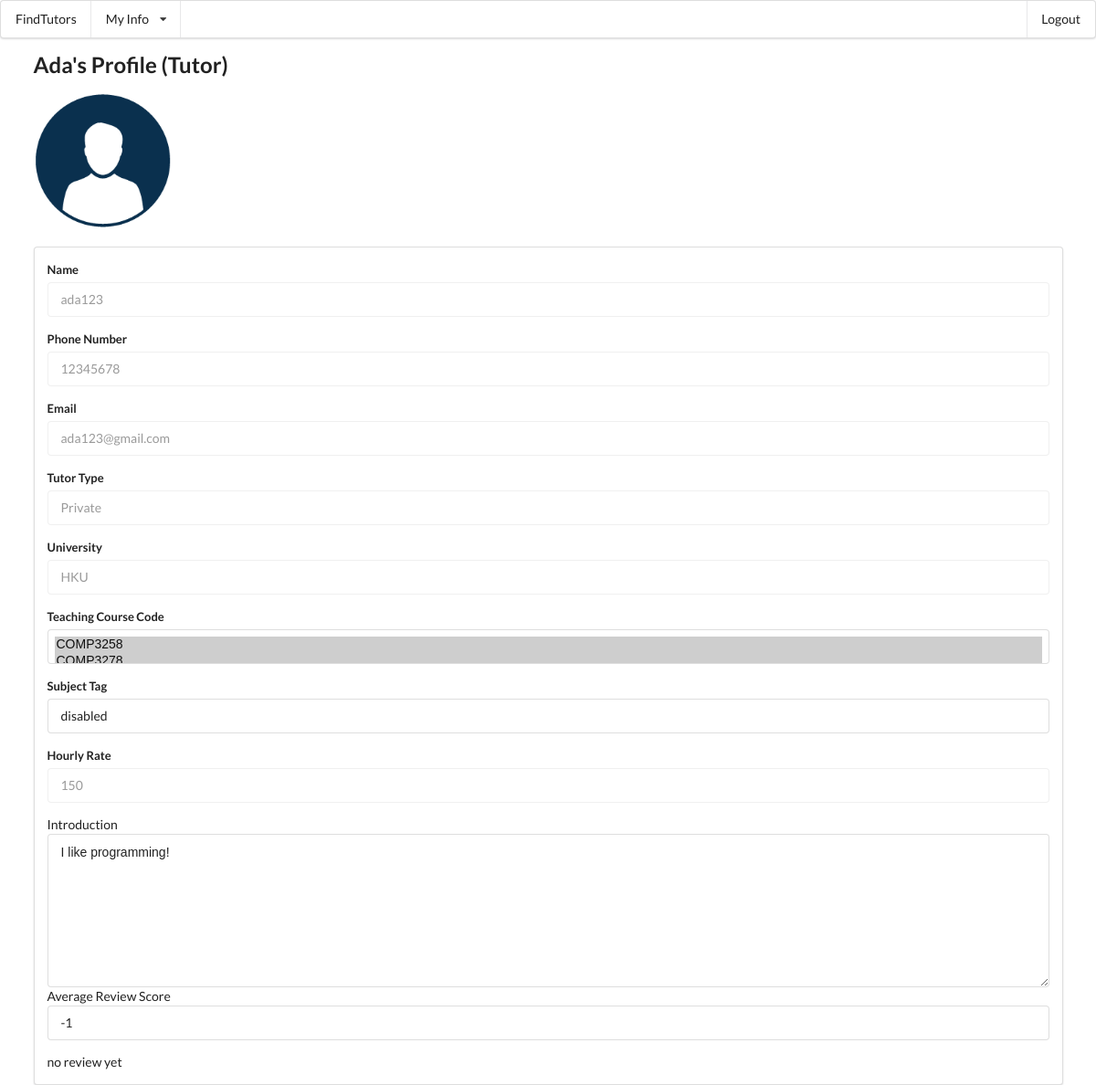
The app's page /main/viewAccountDetail (signed in), older data.
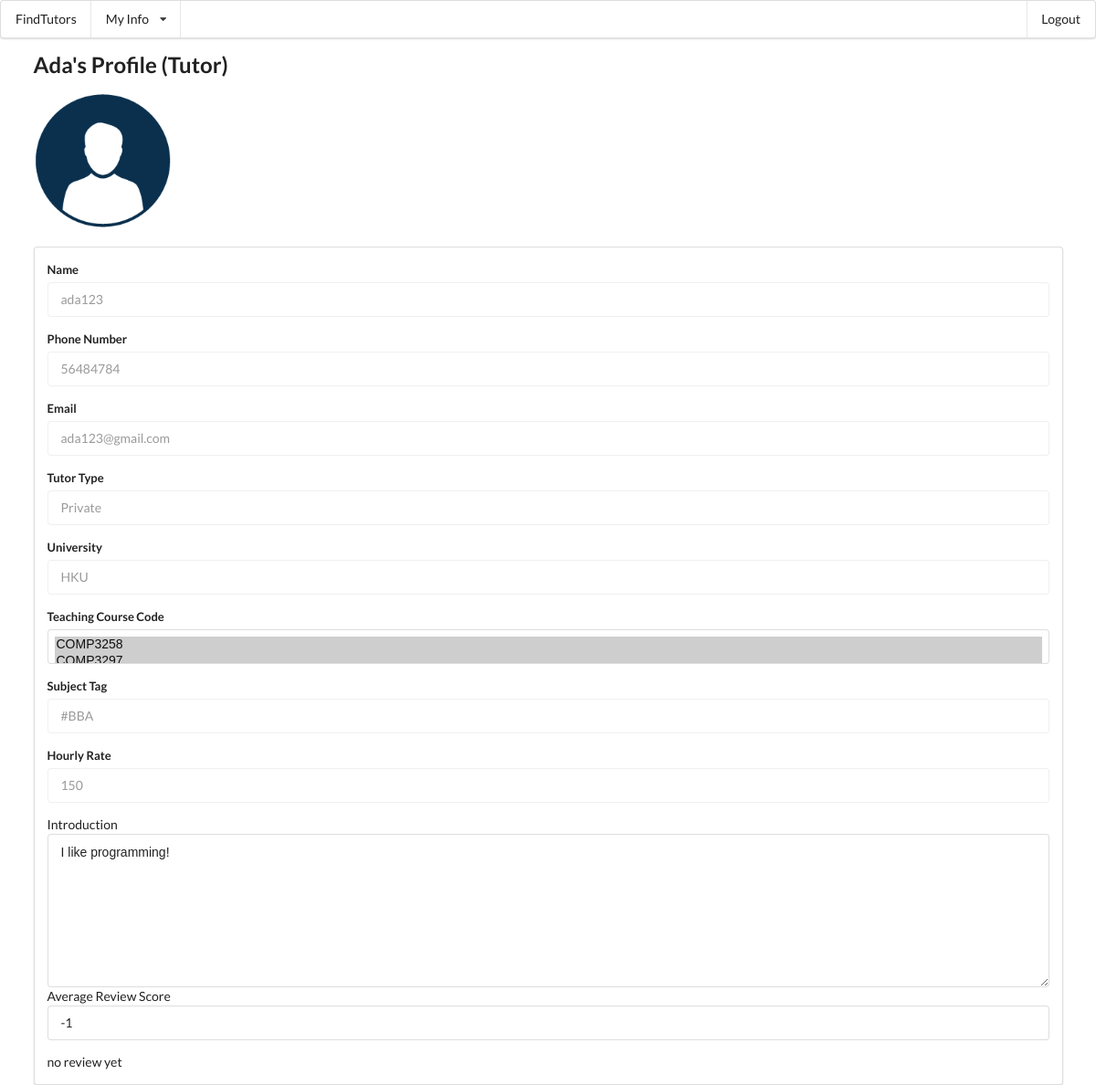
The same page, newer data.
### mainApp/models.py (models this page shows, shortened)
class Tutor(models.Model):
	phoneNumber=models.CharField(max_length=10)
	photo_url=models.CharField(max_length=30)
	user = models.OneToOneField(User, on_delete=models.CASCADE)
	tutor_type=models.CharField(max_length=8,default="Private")#Contract/Private
	university=models.CharField(max_length=60)
	teach_course_code=models.ManyToManyField(SubjectCode)
	subject_tag=models.CharField(max_length=60)
	hourly_rate=models.IntegerField(default=100)
	introduction=models.TextField(default="I love programming")
	activated=models.BooleanField(default=True)#profiles show to public or not
	avg_review=models.IntegerField(default=-1)
	def __str__ (self):
		return self.user.first_name

### mainApp/views_account.py (the view)
@never_cache
@login_required
def viewAccountDetail(request):
    if(hasattr(request.user,'tutor')):
        this_user = request.user.tutor
        return render(request, 'mainApp/viewAccountDetail_tutor.html', {'this_user': this_user,"tut_reviews":this_user.review_set.all()})
    else:
        this_user = request.user.student
        return render(request, 'mainApp/viewAccountDetail_student.html', {'this_user': this_user})

### mainApp/models.py (called while the page is built)
	def __str__ (self):
		return self.subject_code

### mainApp/templates/mainApp/viewAccountDetail_tutor.html (shortened to what this page needs)
{% extends "mainApp/base.html" %}
{% block content %}
{% load static %}
<h2>{{this_user}}'s Profile (Tutor)</h2>
<img src="/main/media/{{this_user.photo_url}}" height="150" width="150">
<div class="ui segment">
    <form class="ui form" action="editAccountDetail" method="post">{% csrf_token %}
        <div class="field">
            <label>Name</label>
            <input type="text" name="Name" placeholder="Name" value={{this_user.user.username}} disabled>
        </div>
        <div class="field">
            <label>Phone Number</label>
            <input type="text" name="phoneNumber" placeholder="Phone Number" value={{this_user.phoneNumber}} disabled>
        </div>
        <div class="field">
            <label>Email</label>
            <input type="text" name="email" placeholder="email" value={{this_user.user.email}} disabled>
        </div>
        <div class="field">
            <label>Tutor Type</label>
            <input type="text" name="tutor_type" placeholder="tutor_type" value={{this_user.tutor_type}} disabled>
        </div>
        <div class="field">
            <label>University</label>
            <input type="text" name="university" placeholder="university" value={{this_user.university}} disabled>
        </div>
        <div class="wide field">
            <label>Teaching Course Code</label>
            <select name="subject" multiple="" class="ui fluid dropdown">
                {% for code in this_user.teach_course_code.all %}
                <option value="{{code.subject_code}}" selected>{{code.subject_code}}</option>
                {% endfor %}
            </select>
        </div>
        <div class="field">
            <label>Subject Tag</label>
            <input type="text" name="subject_tag" placeholder="subject_tag" value={{this_user.subject_tag}} disabled>
        </div>
        <div class="field">
            <label>Hourly Rate</label>
            <input type="text" name="hourly_rate" placeholder="hourly_rate" value={{this_user.hourly_rate}} disabled>
        </div>
        <div>
            <label>Introduction</label>
            <textarea name="introduction" placeholder="introduction" disabled>{{this_user.introduction}}</textarea>
        </div>
        <div>
            <label>Average Review Score</label>
            <input type="text" name="avgReviewScore" placeholder="avgReviewScore" value={{this_user.avg_review}} disabled>
        </div>
		{% if tut_reviews %}
		<label>Review List</label>
		<table cellspacing="20" class="ui celled table">
	<tr>
		<th>
			Review student:
		</th>
		<th>
			Review Date:
		</th>
		<th>
			Number of stars:
		</th>
		<th>
			Comment:
		</th>
	</tr>
	{% for reviews in tut_reviews %}
	<tr>
		<td>
			<p>{{reviews.written_student}}</p>
		</td>
		<td>
			<p>{{reviews.written_date}}</p>
		</td>
		<td>
			<p>{{reviews.stars}}</p>
		</td>
		<td>
			<p>{{reviews.comment}}</p>
		</td>
	</tr>
	{% endfor %}
</table>
        {% else %}
        <div>no review yet</div>
		{% endif %}
    </form>
</div>
{% endblock %}

Row changes from the older to the newer data that the page shows:
changed Tutor "Private": phoneNumber "12345678" → "56484784"; subject_tag (not shown) → "#BBA"
Text that changed along with them:
form field subject_tag: "disabled" → (not shown)
